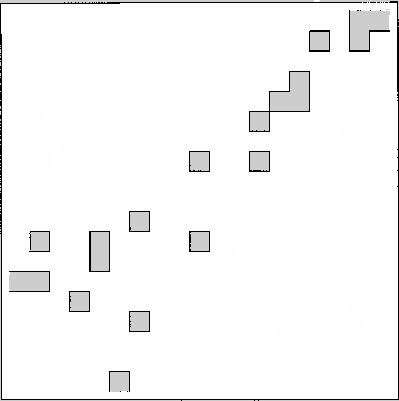
#> input picture path_planer/a_star/my_map.pgm, 399 x 401 px
$ jupyter execute --allow-errors a_star.ipynb
#> lines starting #> are read from the running program, lines starting #| are printed output that depends on the picture; after the words box and inside, x2 and y2 are one past the last pixel; in counts of white or black regions, pixels touching at a corner belong together
[cell 1]
import cv2
import numpy as np
from matplotlib import pyplot as plt
import math
from math import *
from matplotlib.colors import Normalize

[cell 2]
pgmf = open('my_map.pgm', 'rb')
image = plt.imread(pgmf)
#> image is the input picture: shape (401, 399); min 0, max 255, mean 246.2

image_copia = 1.0 * (image > 250)
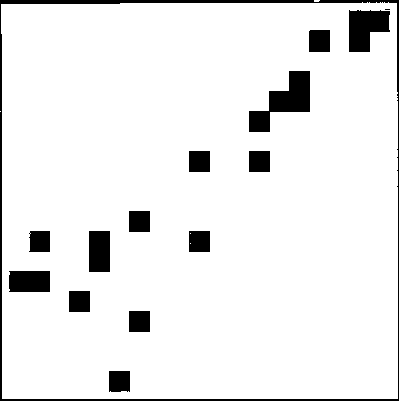
#> image_copia: shape (401, 399) float64; values 0 (black) and 1 (white), 92.5% white; 15 black regions (1 under 20 px), largest, box (x1, y1, x2, y2) and area: (0, 0, 399, 401) 3348, (249, 71, 310, 132) 1721, (349, 10, 390, 52) 1272

goal = (300, 25)
robo = (80, 325)

image_copia[goal[0]][goal[1]] = 0
image_copia[robo[0]][robo[1]] = 0

fig = plt.figure()
fig.canvas.manager.set_window_title('Figura 1')

plt.imshow(image_copia, interpolation='nearest', cmap='gray')
plt.title('Imagem inicial')
plt.show()

[cell 3]
ponto = (200,180)
dist = math.dist(robo, ponto)
dist2 = math.dist(ponto, goal)
dist3 = dist + dist2
print(dist)
print(dist2)
print(dist3)

[cell 4]
def indice_menor_valor(lista_f, lista_c):
    if not lista_f or not lista_c :
        return None

    lista_f = np.array(lista_f)
    lista_c = np.array(lista_c)

    lista_ind = np.where(lista_f == min(lista_f))
    lista_ind = lista_ind[0]

    h_min = math.dist(lista_c[lista_ind[0]], goal)

    menor_indice = lista_ind[0]

    for i in lista_ind:
        h = math.dist(lista_c[i], goal)
        if (h < h_min):
            h_min = h
            menor_indice = i

    return menor_indice


#tentativa 1
image_copia[goal[0]][goal[1]] = 2 #objetivo é 2
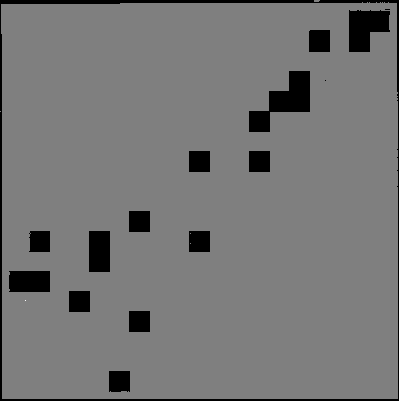
#> image_copia: shape (401, 399) float64; min 0, max 2, mean 0.925; drawn with min black and max white
image_copia[robo[0]][robo[1]] = 1 #robo é 1
#> image_copia: shape (401, 399) float64; under 0.01% of pixels changed, all inside (x1, y1, x2, y2) = (325, 80, 326, 81)

menor_h = 1000
ponto = robo
parar = False
coordenadas = list()
caminho_f = list ()

while(1):
    for l in range (-1,2):
        for c in range (-1,2):
            try:
                if(image_copia[ponto[0]+l][ponto[1]+c] == 1):
                    g = math.dist(robo, (ponto[0]+l,ponto[1]+c))
                    h = math.dist((ponto[0]+l,ponto[1]+c), goal)
                    f = g + h

                    image_copia[ponto[0]+ l][ponto[1]+c]= f
                    caminho_f.append(f)
                    coordenadas.append([ponto[0]+ l, ponto[1]+c])

                if(ponto[0]+l == goal[0] and ponto[1]+c == goal[1]):
                    print("deu que chegou ")
                    parar = True
                    break
            except:
                continue
        if(parar == True):
            break
    if(parar == True):
           break

    menor_ind = indice_menor_valor(caminho_f, coordenadas)
    ponto = coordenadas.pop(menor_ind)
    caminho_f.pop(menor_ind)

    print("novo ponto: ", ponto)
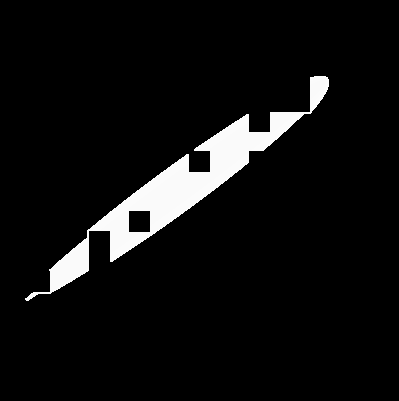
#> image_copia: shape (401, 399) float64; min 0, max 379, mean 23.4; drawn with min black and max white

[cell 5]
#teste de como faz pra i ter o valor do indice e não da variavel em si
for i in range(len(coordenadas)):
    print(coordenadas[i])

[cell 6]
fig = plt.figure()
fig.canvas.manager.set_window_title('Figura 2')

norm = Normalize(vmin=371, vmax=373)
cmap= plt.get_cmap('viridis')

plt.imshow(image_copia, interpolation='nearest', cmap='viridis', norm=norm)  # Usando viridis para ver os valores
plt.colorbar()
plt.title('Imagem colorida de proximidade')
plt.show()
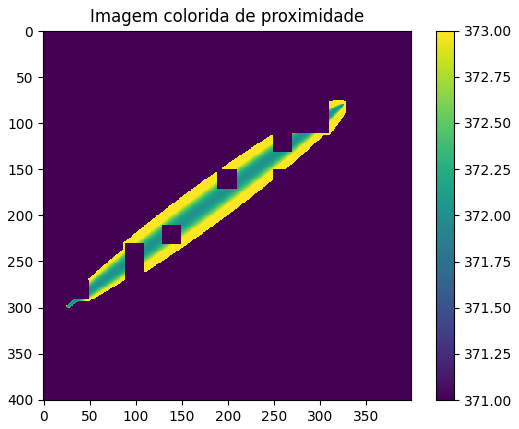
#> figure drawn by matplotlib, 2 panels

[cell 7]
fig = plt.figure()
fig.canvas.manager.set_window_title('Figura 2')

plt.imshow(image_copia, interpolation='nearest', cmap='viridis')  # Usando viridis para ver os valores
plt.colorbar()
plt.title('Imagem colorida de proximidade')
plt.show()
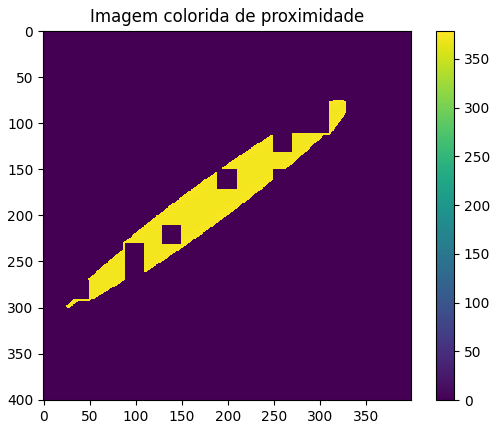
#> figure drawn by matplotlib, 2 panels

[cell 8]
#colorindo o caminho :)

image_com_caminho = image.copy()
image_com_caminho = cv2.cvtColor(image_com_caminho, cv2.COLOR_GRAY2RGB)

#> (the rest of this cell did not finish here and is left out)
